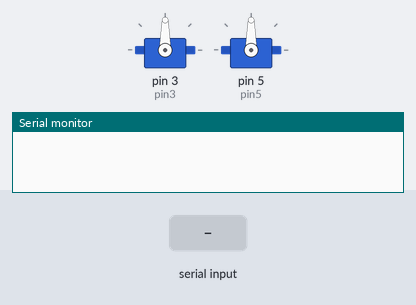
This sketch was run on a simulated Arduino Uno, built with avr-gcc and run on an emulated ATmega328P. On the bench: 2 × servo, the last lines printed to the serial monitor. The test bench sets the inputs (shaded band).

Above: at 1.2 s.
1.3 s: "0\n" received over Serial
At 2.5 s:
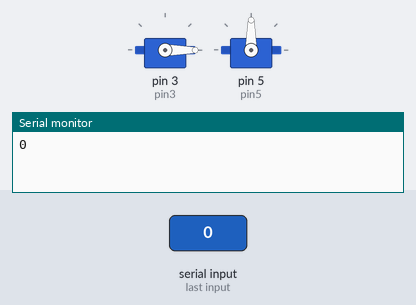
2.8 s: "180\n" received over Serial
At 3.8 s:
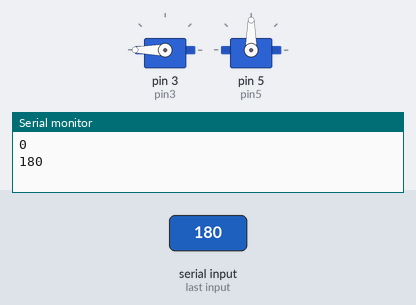
4.3 s: "1\n" received over Serial
At 4.9 s:
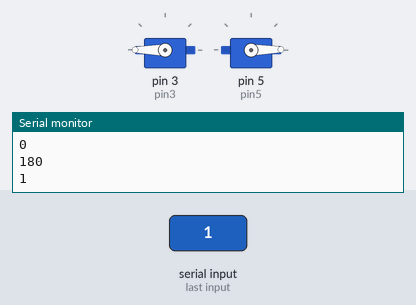
5.8 s: "90\n" received over Serial
At 6.1 s:
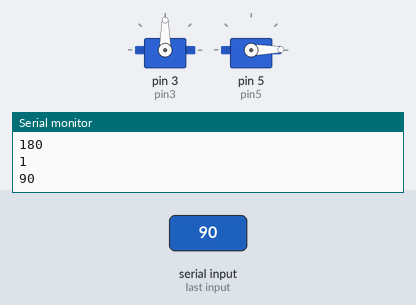
7.3 s: "0\n" received over Serial
At 8.4 s:
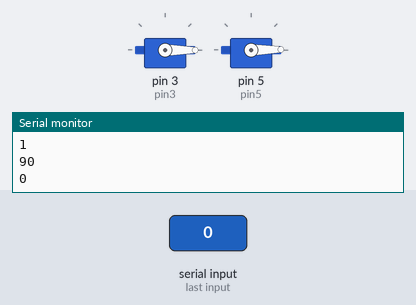
Timing chart, 0 to 9.8 s (numbered marks = the images above; inputs shaded):
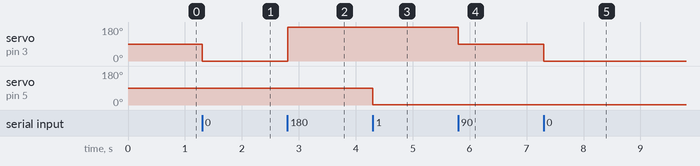

The sketch:

ServoGrados.ino
```cpp
#include<Servo.h>
Servo servo3;
Servo servo5;
const int pin3=3; // Un servo se conecta al pin 3
const int pin5=5;
char val;
String grados;
int angulo;

void setup() {
  // put your setup code here, to run once:
  Serial.begin(9600);
  pinMode(pin3,OUTPUT);
  pinMode(pin5,OUTPUT);
  servo3.attach(pin3);
  servo5.attach(pin5);
}

void loop() {
  // put your main code here, to run repeatedly:
  if(Serial.available()){
    val=Serial.read();
    if(isDigit(val)){
      grados+=(char)val;
      }
    if(val=='\n'){
      angulo=grados.toInt();
      Serial.println(angulo);
      if(angulo==0){
        servo3.write(angulo);
      }
       if(angulo==90){
        servo3.write(angulo);
      }
       if(angulo==180){
        servo3.write(angulo);
      }
       if(angulo==1){
        servo5.write(angulo);
      }
       if(angulo==91){
        servo5.write(angulo);
      }
       if(angulo==181){
        servo5.write(angulo);
      }
      grados="";
     }
   }
 }
```

Measured:
- after the input at 1.3 s, servo on pin 3 (pin3): 90° → 0° at once
- after the input at 2.8 s, servo on pin 3 (pin3): 0° → 180° at once
- after the input at 4.3 s, servo on pin 5 (pin5): 90° → 1° at once
- after the input at 5.8 s, servo on pin 3 (pin3): 180° → 90° at once
- after the input at 7.3 s, servo on pin 3 (pin3): 90° → 0° at once
